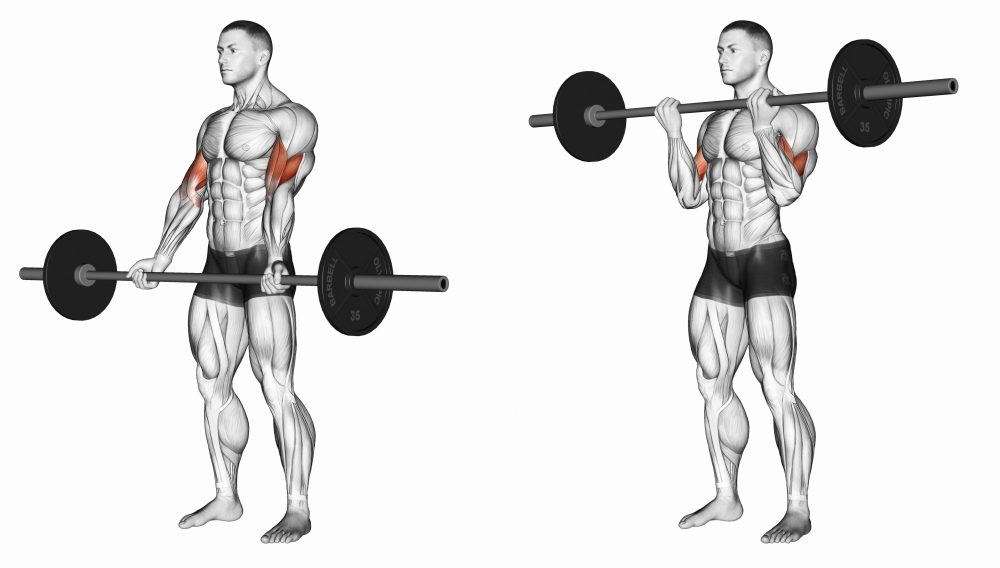
#> input picture assets/exercises/arms/bicep_curl_with_bar_full.png, 1000 x 568 px
$ python -i video_analyzer.py   (imports and definitions only)
#> lines starting #> are read from the running program, lines starting #| are printed output that depends on the picture; after the words box and inside, x2 and y2 are one past the last pixel; in counts of white or black regions, pixels touching at a corner belong together
"""
Analizador de Video mejorado para Fit_Control - Compatible con Python 3.13

Este módulo proporciona análisis de ejercicios usando OpenCV y técnicas de
computer vision sin depender de MediaPipe.

Características:
- Detección de poses usando métodos alternativos
- Análisis de movimiento con filtros de Kalman
- Conteo de repeticiones robusto
- Evaluación de técnica sin MediaPipe
"""

import cv2
import numpy as np
import json
import logging
from typing import Dict, List, Tuple, Optional, Any
from dataclasses import dataclass
from scipy.signal import find_peaks
from filterpy.kalman import KalmanFilter
from scipy.spatial.distance import euclidean
import math

logger = logging.getLogger(__name__)


@dataclass
class PoseKeypoint:
    """Punto clave de pose detectado."""
    x: float
    y: float
    confidence: float


@dataclass
class PoseFrame:
    """Frame de análisis de pose."""
    keypoints: Dict[str, PoseKeypoint]
    timestamp: float
    frame_number: int


@dataclass
class AnalysisResult:
    """Resultado del análisis de video."""
    rep_count: int
    form_score: float
    feedback: List[str]
    joint_angles: Dict[str, List[float]]
    movement_quality: Dict[str, float]
    recommendations: List[str]
    processing_time: float
    frame_count: int


class PoseDetectorCV:
    """
    Detector de poses usando OpenCV sin MediaPipe.
    Implementa técnicas alternativas para detección de poses.
    """

    def __init__(self):
        """Inicializa el detector de poses."""
        # Detectores de características
        self.body_cascade = None
        self.setup_detectors()

        # Filtros de Kalman para suavizar tracking
        self.kalman_filters = {}
        self.prev_keypoints = None

    def setup_detectors(self):
        """Configura los detectores de OpenCV."""
        try:
            # Intentar cargar detectores pre-entrenados de OpenCV
            cascade_path = cv2.data.haarcascades + 'haarcascade_fullbody.xml'
            self.body_cascade = cv2.CascadeClassifier(cascade_path)

            if self.body_cascade.empty():
                logger.warning("No se pudo cargar detector de cuerpo completo")

        except Exception as e:
            logger.error(f"Error configurando detectores: {e}")

    def detect_pose(self, frame: np.ndarray) -> Optional[Dict[str, PoseKeypoint]]:
        """
        Detecta pose en un frame usando técnicas de OpenCV.

        Args:
            frame: Frame de video a analizar

        Returns:
            Diccionario con keypoints detectados o None si no se detecta pose
        """
        try:
            height, width = frame.shape[:2]
            gray = cv2.cvtColor(frame, cv2.COLOR_BGR2GRAY)

            # Detectar contornos y formas corporales
            keypoints = self._detect_body_keypoints(frame, gray)

            # Aplicar filtros de Kalman para suavizar
            if keypoints:
                keypoints = self._apply_kalman_smoothing(keypoints)

            return keypoints

        except Exception as e:
            logger.error(f"Error en detección de pose: {e}")
            return None

    def _detect_body_keypoints(self, frame: np.ndarray, gray: np.ndarray) -> Dict[str, PoseKeypoint]:
        """
        Detecta keypoints corporales usando análisis de contornos y características.

        Esta es una implementación simplificada que puede mejorarse con modelos
        más avanzados cuando MediaPipe esté disponible.
        """
        keypoints = {}
        height, width = frame.shape[:2]

        # Detectar cuerpo completo si está disponible el clasificador
        if self.body_cascade and not self.body_cascade.empty():
            bodies = self.body_cascade.detectMultiScale(gray, 1.1, 4)

            if len(bodies) > 0:
                # Tomar el cuerpo más grande detectado
                x, y, w, h = max(bodies, key=lambda b: b[2] * b[3])

                # Estimar keypoints basándose en proporciones corporales típicas
                keypoints = self._estimate_keypoints_from_body_box(x, y, w, h)

        # Si no hay detección de cuerpo, usar detección de contornos
        if not keypoints:
            keypoints = self._detect_keypoints_from_contours(frame, gray)

        return keypoints

    def _estimate_keypoints_from_body_box(self, x: int, y: int, w: int, h: int) -> Dict[str, PoseKeypoint]:
        """Estima keypoints basándose en un bounding box del cuerpo."""
        keypoints = {}

        # Proporciones típicas del cuerpo humano
        proportions = {
            'nose': (0.5, 0.1),
            'left_shoulder': (0.25, 0.25),
            'right_shoulder': (0.75, 0.25),
            'left_elbow': (0.15, 0.45),
            'right_elbow': (0.85, 0.45),
            'left_wrist': (0.1, 0.65),
            'right_wrist': (0.9, 0.65),
            'left_hip': (0.35, 0.6),
            'right_hip': (0.65, 0.6),
            'left_knee': (0.3, 0.8),
            'right_knee': (0.7, 0.8),
            'left_ankle': (0.25, 0.95),
            'right_ankle': (0.75, 0.95),
        }

        for joint, (rel_x, rel_y) in proportions.items():
            kp_x = x + rel_x * w
            kp_y = y + rel_y * h
            keypoints[joint] = PoseKeypoint(kp_x, kp_y, 0.7)  # Confianza moderada

        return keypoints

    def _detect_keypoints_from_contours(self, frame: np.ndarray, gray: np.ndarray) -> Dict[str, PoseKeypoint]:
        """Detecta keypoints usando análisis de contornos."""
        keypoints = {}

        # Aplicar filtros para mejorar detección
        blurred = cv2.GaussianBlur(gray, (5, 5), 0)
        edges = cv2.Canny(blurred, 50, 150)

        # Encontrar contornos
        contours, _ = cv2.findContours(edges, cv2.RETR_EXTERNAL, cv2.CHAIN_APPROX_SIMPLE)

        if contours:
            # Encontrar el contorno más grande (probablemente el cuerpo)
            largest_contour = max(contours, key=cv2.contourArea)

            if cv2.contourArea(largest_contour) > 1000:  # Filtrar contornos muy pequeños
                # Encontrar puntos extremos del contorno
                x, y, w, h = cv2.boundingRect(largest_contour)

                # Estimar keypoints básicos
                keypoints = self._estimate_keypoints_from_body_box(x, y, w, h)

        return keypoints

    def _apply_kalman_smoothing(self, keypoints: Dict[str, PoseKeypoint]) -> Dict[str, PoseKeypoint]:
        """Aplica filtros de Kalman para suavizar el tracking."""
        smoothed_keypoints = {}

        for joint_name, keypoint in keypoints.items():
            if joint_name not in self.kalman_filters:
                # Inicializar filtro de Kalman para esta articulación
                kf = KalmanFilter(dim_x=4, dim_z=2)
                kf.F = np.array([[1, 0, 1, 0],
                               [0, 1, 0, 1],
                               [0, 0, 1, 0],
                               [0, 0, 0, 1]])
                kf.H = np.array([[1, 0, 0, 0],
                               [0, 1, 0, 0]])
                kf.R *= 0.05
                kf.Q *= 0.02
                kf.x = np.array([keypoint.x, keypoint.y, 0, 0])
                self.kalman_filters[joint_name] = kf

            # Actualizar filtro
            kf = self.kalman_filters[joint_name]
            kf.predict()
            kf.update([keypoint.x, keypoint.y])

            # Crear keypoint suavizado
            smoothed_keypoints[joint_name] = PoseKeypoint(
                x=float(kf.x[0]),
                y=float(kf.x[1]),
                confidence=keypoint.confidence
            )

        return smoothed_keypoints


class ExerciseAnalyzerCV:
    """
    Analizador de ejercicios mejorado usando OpenCV.
    Compatible con Python 3.13 sin dependencia de MediaPipe.
    """

    # [234 lines left out: functions __init__, analyze_video, _perform_analysis, _calculate_joint_angles, _calculate_angle, _assess_movement_quality and 1 more, not called in this run]


class RepetitionCounterCV:
    """Contador de repeticiones usando análisis de señales."""

    # [59 lines left out: functions count_repetitions, _get_relevant_keypoint, _extract_movement_signal, _detect_peaks, not called in this run]


class FormAnalyzerCV:
    """Analizador de forma y técnica de ejercicios."""

    # [228 lines left out: functions analyze_form, _analyze_push_up_form, _analyze_squat_form, _analyze_general_form, _check_body_alignment, _calculate_line_straightness and 4 more, not called in this run]

>>> import cv2
>>> picture = cv2.imread('../../assets/exercises/arms/bicep_curl_with_bar_full.png')
#> picture is the input picture: shape (568, 1000, 3); mean B, G, R 228.7, 228.8, 229.1
>>> result = PoseDetectorCV().detect_pose(picture)
#> in _detect_body_keypoints, `bodies = self.body_cascade.detectMultiScale(gray, 1.1, 4)`: bodies = ()
#> in _detect_keypoints_from_contours, `edges = cv2.Canny(blurred, 50, 150)`:
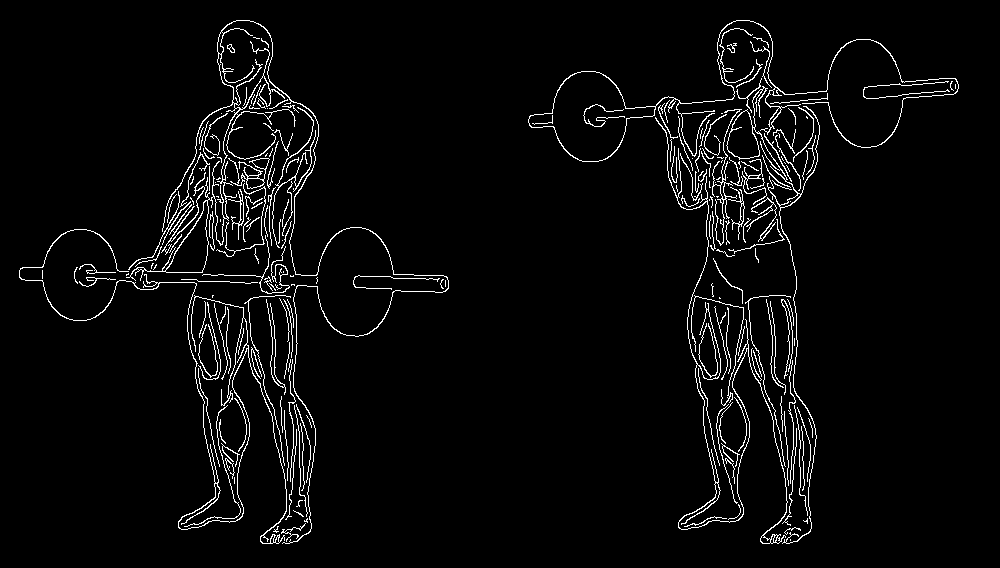
#> edges: shape (568, 1000); 3.6% white in thin lines or dots, all inside (x1, y1, x2, y2) = (19, 20, 959, 544)
#> in _detect_keypoints_from_contours, `contours, _ = cv2.findContours(edges, cv2.RETR_EXTERNAL, cv2.CHAIN_APP..`: contours = 217 contours, 191 with area under 20; largest, box (x1, y1, x2, y2) and area: (528, 20, 959, 162) 6202, (126, 20, 449, 544) 2027, (726, 86, 820, 544) 1274, (228, 158, 270, 189) 332, (655, 117, 788, 544) 311
#> in _detect_keypoints_from_contours, `largest_contour = max(contours, key=cv2.contourArea)`: largest_contour = contour of 966 points, box (x1, y1, x2, y2) (528, 20, 959, 162), area 6202
#> in _detect_keypoints_from_contours, `x, y, w, h = cv2.boundingRect(largest_contour)`: x = 528; y = 20; w = 431; h = 142
#> the loop in _estimate_keypoints_from_body_box, `for joint, (rel_x, rel_y) in proportions.items():` made 13 passes
#> (kp_x, kp_y) on passes 1 to 12: (743.5, 34.2), (635.8, 55.5), (851.2, 55.5), (592.6, 83.9), (894.3, 83.9), (571.1, 112.3), (915.9, 112.3), (678.9, 105.2), (808.2, 105.2), (657.3, 133.6), (829.7, 133.6), (635.8, 154.9)
#> after the loop in _estimate_keypoints_from_body_box, `for joint, (rel_x, rel_y) in proportions.items():`: keypoints = 13 items
#> the loop in _apply_kalman_smoothing, `for joint_name, keypoint in keypoints.items():` made 1 pass
#> after the loop in _apply_kalman_smoothing, `for joint_name, keypoint in keypoints.items():`: self.kalman_filters = 0 items
#> (the run stopped early here; a loop or call above may not have finished)

$ run again, on assets/exercises/arms/reverse_curls_with_bar_full.png
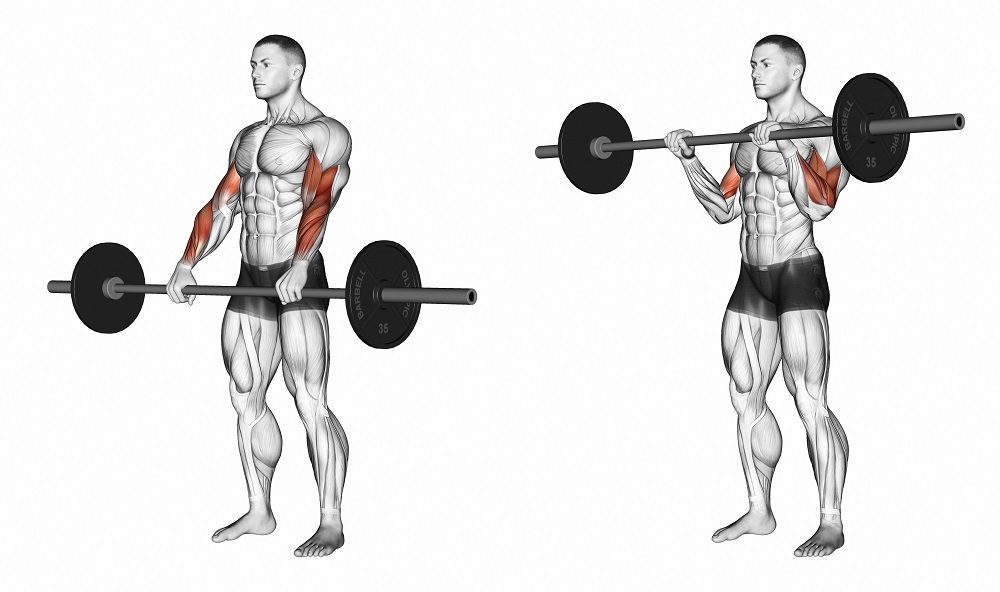
#> input picture assets/exercises/arms/reverse_curls_with_bar_full.png, 1000 x 592 px
#> picture is the input picture: shape (592, 1000, 3); mean B, G, R 229.2, 229.4, 230
#> bodies = ()
#> in _detect_keypoints_from_contours, `edges = cv2.Canny(blurred, 50, 150)`:
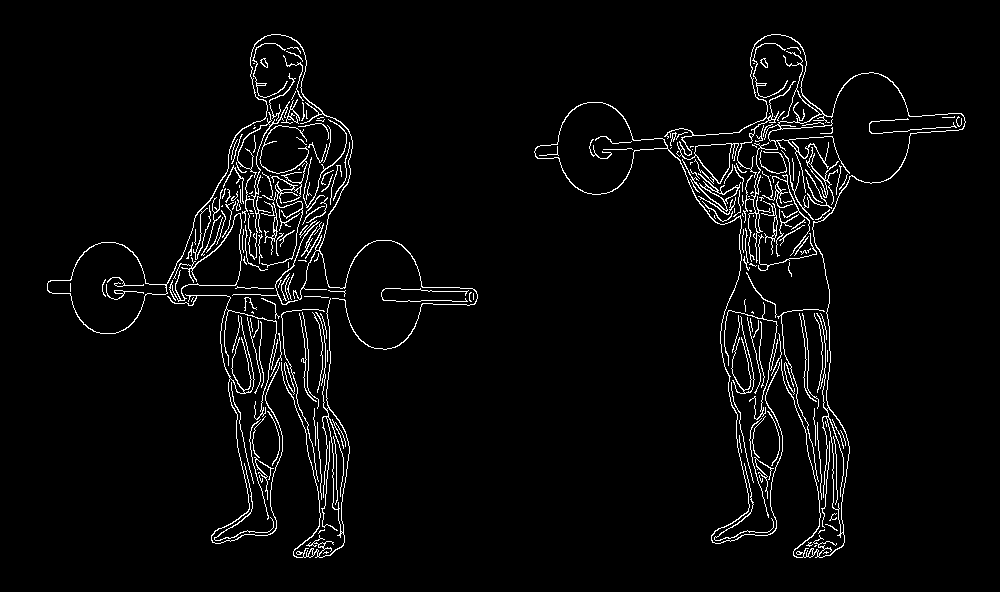
#> edges: shape (592, 1000); 3.7% white in thin lines or dots, all inside (x1, y1, x2, y2) = (47, 34, 966, 558)
#> contours = 222 contours, 187 with area under 20; largest, box (x1, y1, x2, y2) and area: (534, 102, 783, 544) 6312, (47, 34, 478, 350) 6239, (664, 34, 966, 558) 2868, (281, 298, 350, 558) 1473, (682, 159, 741, 212) 252
#> largest_contour = contour of 807 points, box (x1, y1, x2, y2) (534, 102, 783, 544), area 6312
#> x = 534; y = 102; w = 249; h = 442
#> the loop in _estimate_keypoints_from_body_box, `for joint, (rel_x, rel_y) in proportions.items():` made 13 passes
#> (kp_x, kp_y) on passes 1 to 8: (658.5, 146.2), (596.2, 212.5), (720.8, 212.5), (571.4, 300.9), (745.6, 300.9), (558.9, 389.3), (758.1, 389.3), (621.1, 367.2)
#> after the loop in _estimate_keypoints_from_body_box, `for joint, (rel_x, rel_y) in proportions.items():`: keypoints = 13 items
#> the loop in _apply_kalman_smoothing, `for joint_name, keypoint in keypoints.items():` made 1 pass
#> after the loop in _apply_kalman_smoothing, `for joint_name, keypoint in keypoints.items():`: self.kalman_filters = 0 items

$ run again, on assets/exercises/arms/tricep_extensions_full.png
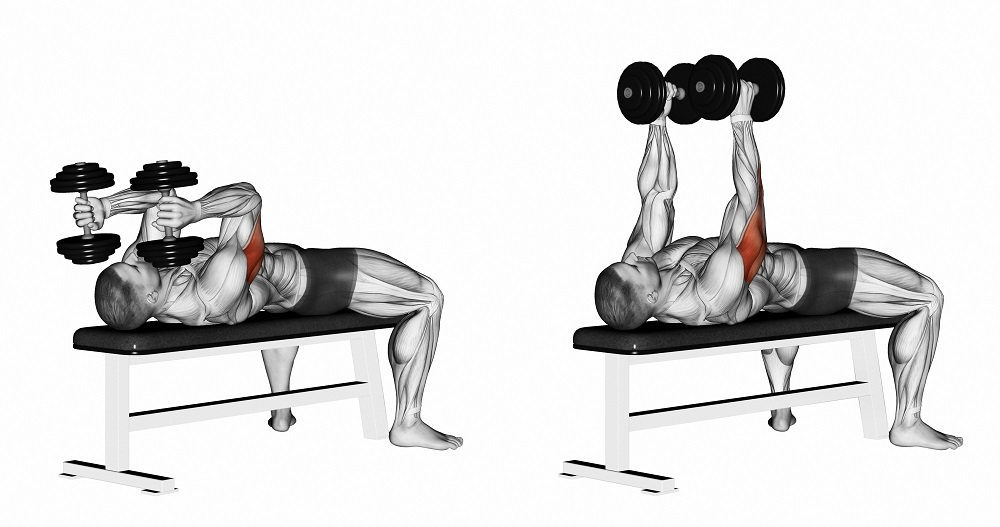
#> input picture assets/exercises/arms/tricep_extensions_full.png, 1000 x 527 px
#> picture is the input picture: shape (527, 1000, 3); mean B, G, R 221.7, 221.7, 222
#> bodies = ()
#> in _detect_keypoints_from_contours, `edges = cv2.Canny(blurred, 50, 150)`:
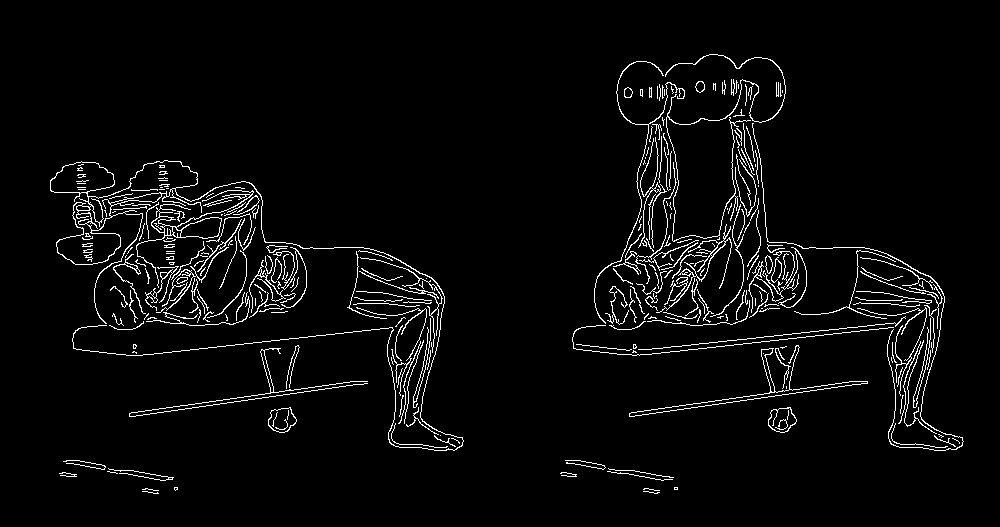
#> edges: shape (527, 1000); 3.8% white in thin lines or dots, all inside (x1, y1, x2, y2) = (50, 54, 964, 494)
#> contours = 265 contours, 227 with area under 20; largest, box (x1, y1, x2, y2) and area: (50, 160, 464, 451) 6386, (629, 345, 868, 417) 1050, (136, 190, 254, 288) 970, (768, 407, 797, 433) 510, (268, 407, 297, 433) 508
#> largest_contour = contour of 1327 points, box (x1, y1, x2, y2) (50, 160, 464, 451), area 6386
#> x = 50; y = 160; w = 414; h = 291
#> the loop in _estimate_keypoints_from_body_box, `for joint, (rel_x, rel_y) in proportions.items():` made 13 passes
#> (kp_x, kp_y) on passes 1 to 8: (257, 189.1), (153.5, 232.8), (360.5, 232.8), (112.1, 291), (401.9, 291), (91.4, 349.1), (422.6, 349.1), (194.9, 334.6)
#> after the loop in _estimate_keypoints_from_body_box, `for joint, (rel_x, rel_y) in proportions.items():`: keypoints = 13 items
#> the loop in _apply_kalman_smoothing, `for joint_name, keypoint in keypoints.items():` made 1 pass
#> after the loop in _apply_kalman_smoothing, `for joint_name, keypoint in keypoints.items():`: self.kalman_filters = 0 items
